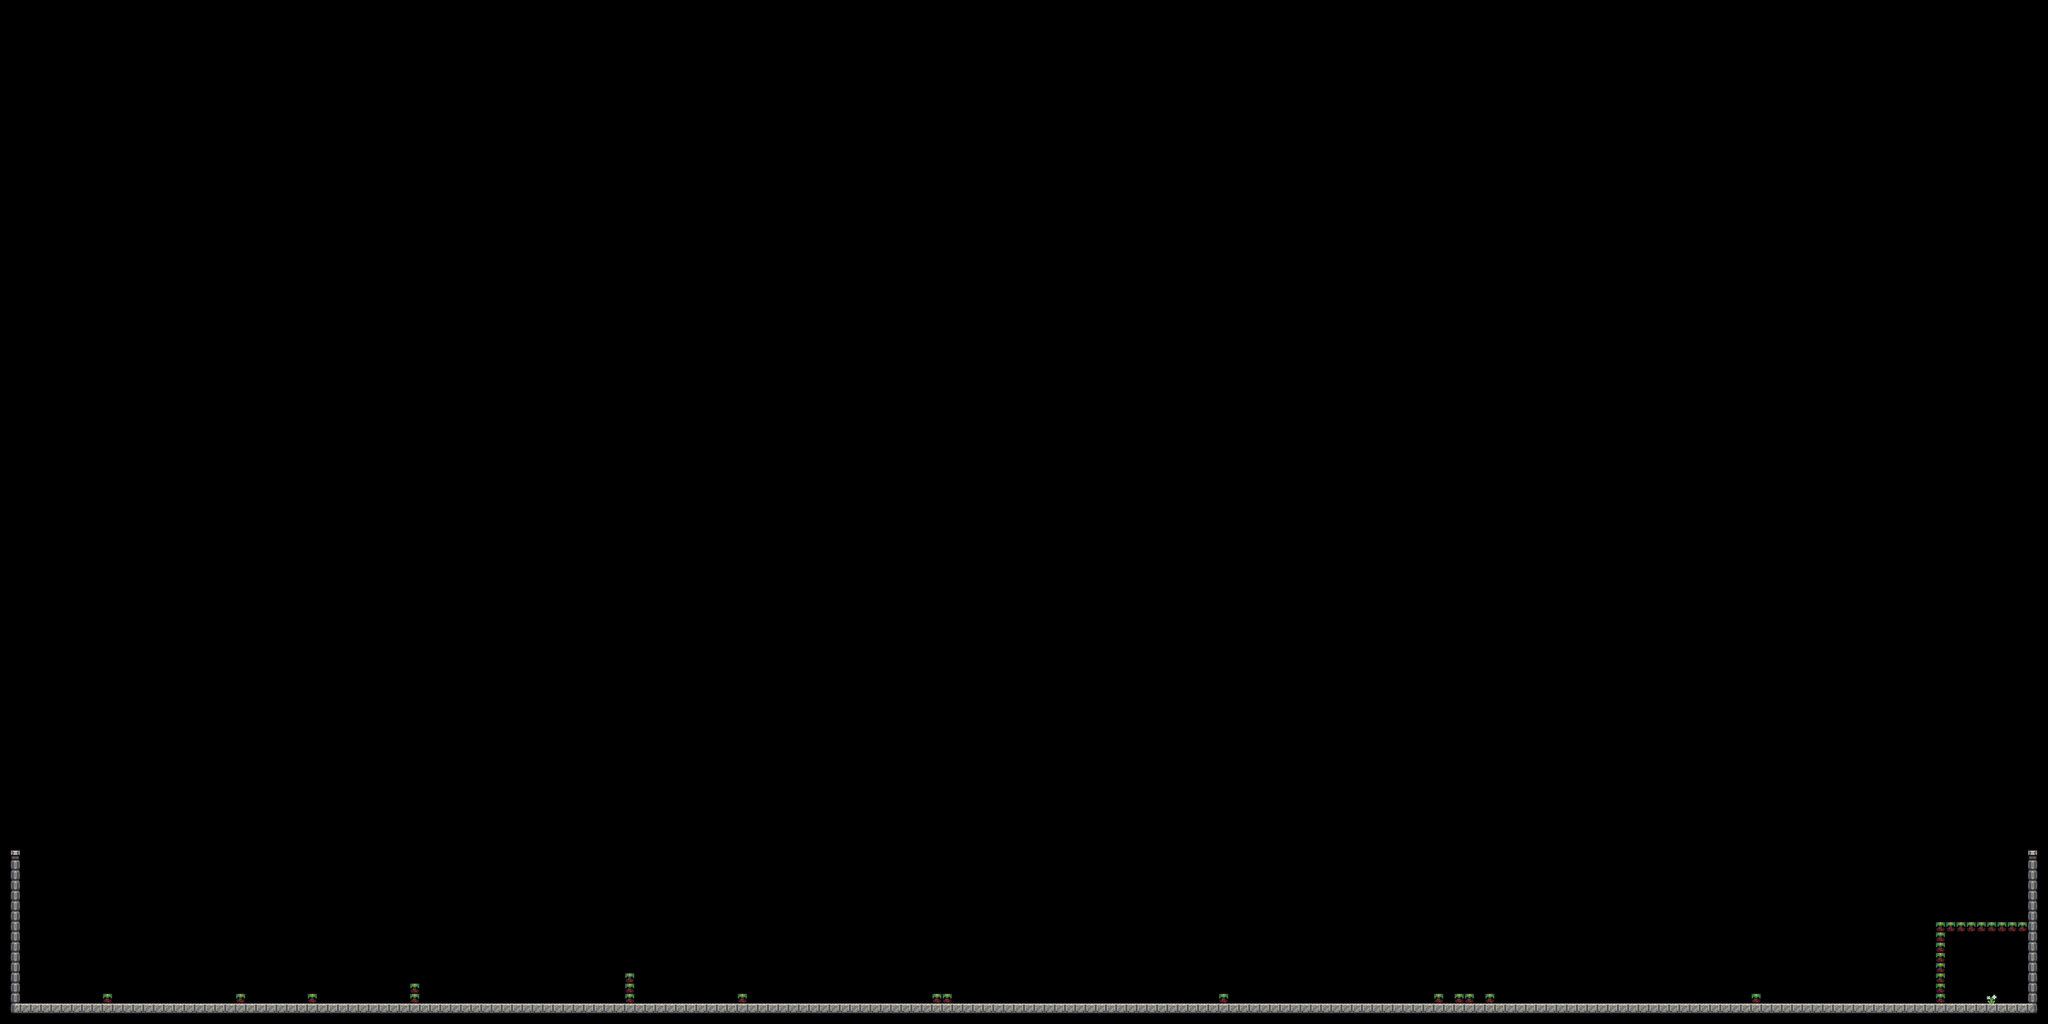

Rendered tile map (Tiled .tmx) drawn with the repository's tilesets; below, a short description and the map source with its tile grids summarised:
An orthogonal 200x100 tile map with 32x32 px tiles, 1 tile layer (Collision Tile Layer).

<map version="1.0" orientation="orthogonal" renderorder="right-down" width="200" height="100" tilewidth="32" tileheight="32" nextobjectid="1">
 <tileset firstgid="1" name="goodly-2x" tilewidth="32" tileheight="32" tilecount="256" columns="16">
  <image source="goodly-2x.png" width="512" height="512" />
 </tileset>
 <layer name="Collision Tile Layer" width="200" height="100">
  <data>[20000 cells, 262 non-empty, 7 distinct tile ids]</data>
 </layer>
</map>
